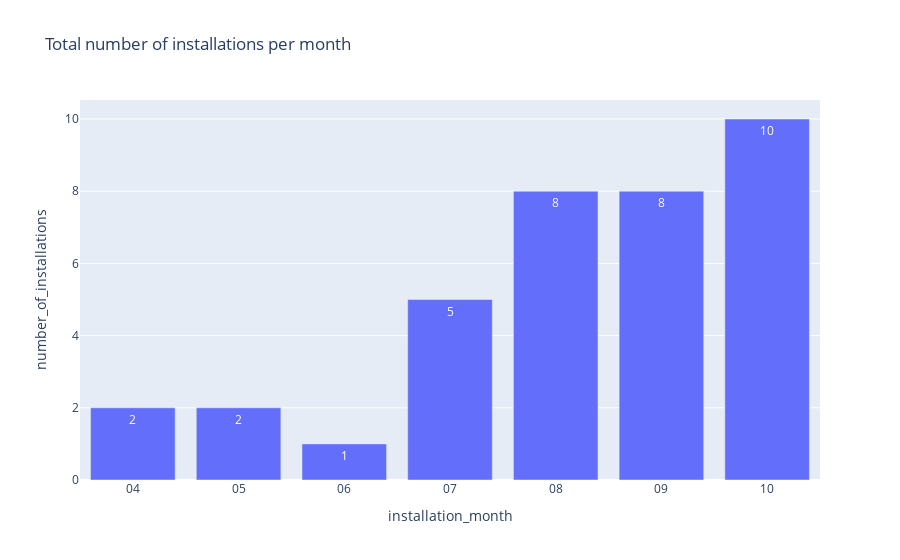

Write notebook code for a chart like this one.
### Code cell
fig1 = px.bar(monthly_installations, x='installation_month', y='number_of_installations', text_auto=True, title='Total number of installations per month')
fig1.write_image("images/installations_per_month.jpeg")
fig1.show()

### Figure 1 — Plotly figure (JSON) as saved in the notebook; plotly's stock layout.template omitted (floating-point values rounded to 4 significant figures)
{"data": [{"alignmentgroup": "True", "hovertemplate": "installation_month=%{x}<br>number_of_installations=%{y}<extra></extra>", "legendgroup": "", "marker": {"color": "#636efa", "pattern": {"shape": ""}}, "name": "", "offsetgroup": "", "orientation": "v", "showlegend": false, "textposition": "auto", "texttemplate": "%{y}", "type": "bar", "x": ["04", "05", "06", "07", "08", "09", "10"], "xaxis": "x", "y": [2, 2, 1, 5, 8, 8, 10], "yaxis": "y"}], "layout": {"barmode": "relative", "legend": {"tracegroupgap": 0}, "title": {"text": "Total number of installations per month"}, "xaxis": {"anchor": "y", "domain": [0, 1], "title": {"text": "installation_month"}}, "yaxis": {"anchor": "x", "domain": [0, 1], "title": {"text": "number_of_installations"}}}}
